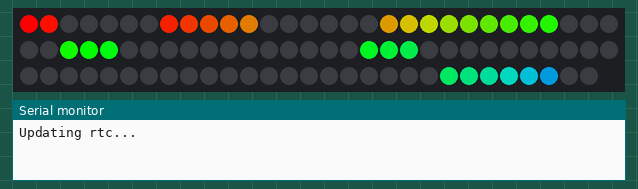
The sketch below on a simulated Arduino Uno, built with avr-gcc and run on an emulated ATmega328P. On the bench: 89 RGB LEDs in strip order, left to right, continuing on the next row, the last lines printed to the serial monitor. The local clock reads 2024-03-15 10:24:30 at power-on unless the sketch sets it.

Above: at 0.02 s.
At 1.05 s:
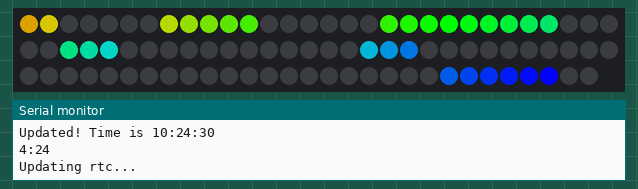
At 1.97 s:
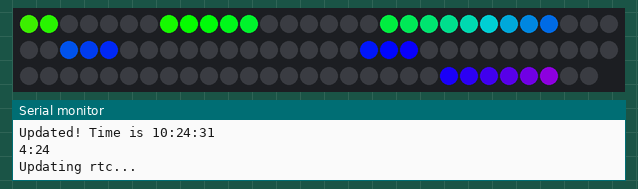
At 3.92 s:
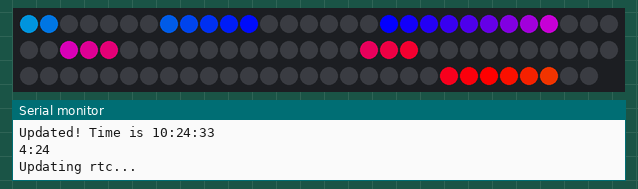
At 5.87 s:
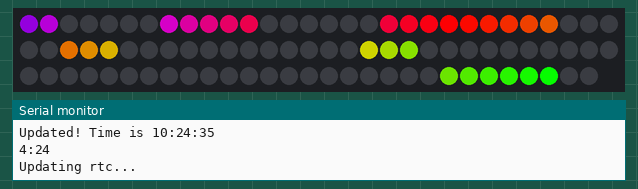
At 7.93 s:
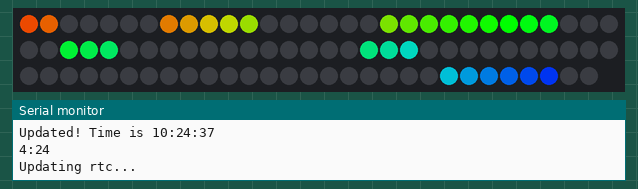

Measured:
- by itself, everything shown: repeats every 7.3 s, in 128 steps

The sketch:

clock.ino
```cpp
#include <Adafruit_NeoPixel.h>
#include <SparkFunDS1307RTC.h>
#include <stdlib.h>

#define PIN      6
#define N_LEDS 89 // will be 86
#define LEN(x) sizeof(x) / sizeof(x[0])
#define COLOR Wheel(COUNTER)

// Mapping of words to which pixels in the strip they are
int IT[] = {0};
int IS[] = {1};
int TEN[] = {2, 3};
int HALF[] = {4, 5, 6};
int TWENTY[] = {7, 8, 9, 10, 11};
int QUARTER[] = {12, 13, 14, 15, 16, 17};
int FIVE[] = {18, 19, 20};
int MINUTES[] = {21, 22, 23, 24, 25, 26};
int TO[] = {27};
int SHIFT[] = {28, 29, 30, 31};
int PAST[] = {32, 33, 34};
int NUM1[] = {35, 36};
int NUM2[] = {37, 38};
int NUM11[] = {39, 40, 41, 42, 43};
int NUM5[] = {44, 45, 46};
int NUM4[] = {47, 48, 49};
int NUM3[] = {50, 51, 52, 53};
int NUM6[] = {54, 55};
int NUM7[] = {56, 57, 58, 59};
int NUM8[] = {60, 61, 62, 63};
int NUM12[] = {64, 65, 66, 67};
int NUM10[] = {68, 69};
int NUM9[] = {70, 71};
int OUT[] = {72, 73};
int LOVE[] = {74, 75, 76};
int OCLOCK[] = {77, 78, 79, 80};
int HARAMBE[] = {81, 82, 83, 84, 85, 86};
int FOR[] = {87, 88};

bool LEDS_ON[N_LEDS];
byte COUNTER = 0;

Adafruit_NeoPixel strip = Adafruit_NeoPixel(N_LEDS, PIN, NEO_GRB + NEO_KHZ800);

// Input a value 0 to 255 to get a color value.
// The colours are a transition r - g - b - back to r.
uint32_t Wheel(byte WheelPos) {
  WheelPos = 255 - WheelPos;
  if(WheelPos < 85) {
    return strip.Color(255 - WheelPos * 3, 0, WheelPos * 3);
  }
  if(WheelPos < 170) {
    WheelPos -= 85;
    return strip.Color(0, WheelPos * 3, 255 - WheelPos * 3);
  }
  WheelPos -= 170;
  return strip.Color(WheelPos * 3, 255 - WheelPos * 3, 0);
}


void turnOn(int section[], int len) {
  for (int i=0; i < len; i++) {
    LEDS_ON[section[i]] = true;
  }
}

void turnOff(int section[], int len) {
  for (int i=0; i < len; i++) {
    LEDS_ON[section[i]] = false;
  }
}

void turnOffAll() {
  for (int i=0; i < N_LEDS; i++) {
    LEDS_ON[i] = false;
  }
}

void turnOnAll() {
  for (int i=0; i < N_LEDS; i++) {
    LEDS_ON[i] = true;
  }
}

void updateLEDS() {
  byte offset = 0;
  for (int i = 0; i < N_LEDS; i++) {
    if (LEDS_ON[i]) {
      strip.setPixelColor(i, Wheel((COUNTER + 5*offset) % 256));
      //strip.setPixelColor(i, strip.Color(255,255,255));
      offset ++;
    }
    else {
      strip.setPixelColor(i, strip.Color(0, 0, 0));
    }
  }
  strip.show();
}

void setup() {
  turnOffAll();
  Serial.begin(9600);
  rtc.begin();
  strip.begin();
  turnOffAll();
  updateLEDS();
  //delay(5000);
}

void loop() {
  //test();
  //return;
  // Initialize everything
  Serial.println("Updating rtc...");
  rtc.update();
  Serial.print("Updated! Time is "); Serial.print(rtc.hour()); Serial.print(":"); Serial.print(rtc.minute()); Serial.print(":"); Serial.println(rtc.second());
  int mts = rtc.minute() + (rtc.second() / 60.0);

  //COUNTER = (COUNTER + 1)%256;
  uint32_t c = Wheel(COUNTER);

  // Reset all LEDs
  turnOffAll();

  // IT IS
  turnOn(IT, LEN(IT));
  turnOn(IS, LEN(IS));

  // OCLOCK
  if (mts >= 57.5 || mts < 2.5) {
    turnOn(OCLOCK, LEN(OCLOCK));
  }

  // FIVE
  if ((2.5 <= mts && mts < 7.5)
  || (22.5 <= mts && mts < 27.5)
  || (32.5 <= mts && mts < 37.5)
  || (52.5 <= mts && mts < 57.5)) {
    turnOn(FIVE, LEN(FIVE));
    turnOn(MINUTES, LEN(MINUTES));
  }

  // TEN
  if ((7.5 <= mts && mts < 12.5)
  || (47.5 <= mts && mts < 52.5)) {
    turnOn(TEN, LEN(TEN));
    turnOn(MINUTES, LEN(MINUTES));
  }

  // QUARTER
  if ((12.5 <= mts && mts < 17.5)
  || (42.5 <= mts && mts < 47.5)) {
    turnOn(QUARTER, LEN(QUARTER));
  }

  // TWENTY
  if ((17.5 <= mts && mts < 27.5)
  || (32.5 <= mts && mts < 42.5)) {
    turnOn(TWENTY, LEN(TWENTY));
    turnOn(MINUTES, LEN(MINUTES));
  }

  // HALF
  if (27.5 <= mts && mts < 32.5) {
    turnOn(HALF, LEN(HALF));
  }

  // PAST
  if (2.5 <= mts && mts < 32.5) {
    turnOn(PAST, LEN(PAST));
  }

  // TO
  if (32.5 <= mts && mts < 57.5) {
    turnOn(TO, LEN(TO));
  }

  int hr = rtc.hour();
  if (hr < 5) {hr += 24;}
  int number = (hr - 6) % 12;
  if (32.5 <= mts) {
    number += 1;
  }

  Serial.print(number); Serial.print(":"); Serial.println(mts);

  switch(number) {
    case 1:
      turnOn(NUM1, LEN(NUM1));
      break;
    case 2:
      turnOn(NUM2, LEN(NUM2));
      break;
    case 3:
      turnOn(NUM3, LEN(NUM3));
      break;
    case 4:
      turnOn(NUM4, LEN(NUM4));
      break;
    case 5:
      turnOn(NUM5, LEN(NUM5));
      break;
    case 6:
      turnOn(NUM6, LEN(NUM6));
      break;
    case 7:
      turnOn(NUM7, LEN(NUM7));
      break;
    case 8:
      turnOn(NUM8, LEN(NUM8));
      break;
    case 9:
      turnOn(NUM9, LEN(NUM9));
      break;
    case 10:
      turnOn(NUM10, LEN(NUM10));
      break;
    case 11:
      turnOn(NUM11, LEN(NUM11));
      break;
    default:
      turnOn(NUM12, LEN(NUM12));
      break;
  }

  turnOn(HARAMBE, LEN(HARAMBE));
  updateLEDS();
  COUNTER = (COUNTER + 2) % 256;
  delay(50);
}

void test() {
  turnOffAll();
  turnOn(IT, LEN(IT));
  updateLEDS();
  delay(500);
  turnOffAll();

  turnOn(IS, LEN(IS));
  updateLEDS();
  delay(500);
  turnOffAll();

  turnOn(TEN, LEN(TEN));
  updateLEDS();
  delay(500);
  turnOffAll();

  turnOn(HALF, LEN(HALF));
  updateLEDS();
  delay(500);
  turnOffAll();

  turnOn(TWENTY, LEN(TWENTY));
  updateLEDS();
  delay(500);
  turnOffAll();

  turnOn(QUARTER, LEN(QUARTER));
  updateLEDS();
  delay(500);
  turnOffAll();

  turnOn(FIVE, LEN(FIVE));
  updateLEDS();
  delay(500);
  turnOffAll();


  turnOn(MINUTES, LEN(MINUTES));
  updateLEDS();
  delay(500);
  turnOffAll();

  turnOn(TO, LEN(TO));
  updateLEDS();
  delay(500);
  turnOffAll();

  turnOn(SHIFT, LEN(SHIFT));
  updateLEDS();
  delay(500);
  turnOffAll();

  turnOn(PAST, LEN(PAST));
  updateLEDS();
  delay(500);
  turnOffAll();

  turnOn(NUM1, LEN(NUM1));
  updateLEDS();
  delay(500);
  turnOffAll();

  turnOn(NUM2, LEN(NUM2));
  updateLEDS();
  delay(500);
  turnOffAll();

  turnOn(NUM11, LEN(NUM11));
  updateLEDS();
  delay(500);
  turnOffAll();

  turnOn(NUM5, LEN(NUM5));
  updateLEDS();
  delay(500);
  turnOffAll();

  turnOn(NUM4, LEN(NUM4));
  updateLEDS();
  delay(500);
  turnOffAll();

  turnOn(NUM3, LEN(NUM3));
  updateLEDS();
  delay(500);
  turnOffAll();

  turnOn(NUM6, LEN(NUM6));
  updateLEDS();
  delay(500);
  turnOffAll();

  turnOn(NUM7, LEN(NUM7));
  updateLEDS();
  delay(500);
  turnOffAll();

  turnOn(NUM8, LEN(NUM8));
  updateLEDS();
  delay(500);
  turnOffAll();

  turnOn(NUM12, LEN(NUM12));
  updateLEDS();
  delay(500);
  turnOffAll();

  turnOn(NUM10, LEN(NUM10));
  updateLEDS();
  delay(500);
  turnOffAll();

  turnOn(NUM9, LEN(NUM9));
  updateLEDS();
  delay(500);
  turnOffAll();

  turnOn(OUT, LEN(OUT));
  updateLEDS();
  delay(500);
  turnOffAll();

  turnOn(LOVE, LEN(LOVE));
  updateLEDS();
  delay(500);
  turnOffAll();

  turnOn(OCLOCK, LEN(OCLOCK));
  updateLEDS();
  delay(500);
  turnOffAll();

  turnOn(HARAMBE, LEN(HARAMBE));
  updateLEDS();
  delay(500);
  turnOffAll();

  turnOn(FOR, LEN(FOR));
  updateLEDS();
  delay(500);
  turnOffAll();
}
```
